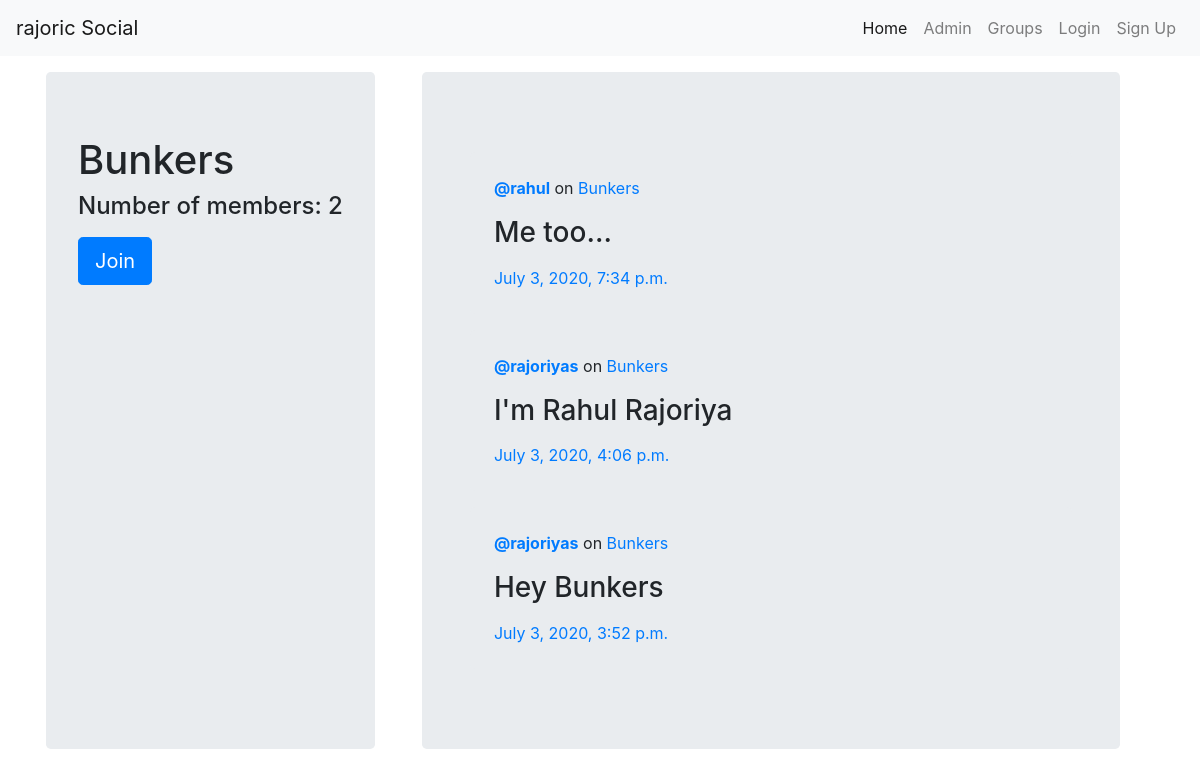
Page /groups/posts/in/bunkers/ on the committed database.
### groups/models.py (models this page shows, shortened)
class Group(models.Model):
    name = models.CharField(max_length=256, unique=True)
    slug = models.SlugField(allow_unicode=True, unique=True)
    description = models.TextField(blank=True, default='')
    description_html = models.TextField(editable=False, default='', blank=True)
    members = models.ManyToManyField(User, through='GroupMember')

### posts/models.py (models this page shows, shortened)
class Post(models.Model):
    user = models.ForeignKey(User, related_name='posts', on_delete=models.CASCADE)
    created_at = models.DateTimeField(auto_now=True)
    message = models.TextField()
    message_html = models.TextField(editable=False)
    group = models.ForeignKey(Group, related_name='posts', null=True, blank=True, on_delete=models.CASCADE)
    class Meta():
        ordering = ['-created_at']
        unique_together = ['user', 'message']

### groups/views.py (the view)
# urls.py: path('posts/in/<slug>/', views.SingleGroup.as_view(), name='single'),
class SingleGroup(generic.DetailView):
    model = Group

### groups/templates/groups/group_detail.html
{% extends 'groups/group_base.html' %}
  {% block pregroup %}
    <div class="jumbotron m-3">
      <h1>{{ group.name }}</h1>
      <h4>Number of members: {{ group.members.count }}</h4>
      <div class="content mt-3">
        {% if user in group.members.all %}
          <a href="{% url 'groups:leave' slug=group.slug %}" class="btn btn-lg btn-fill btn-warning" >Leave</a>
        {% else %}
          <a href="{% url 'groups:join' slug=group.slug %}" class="btn btn-lg btn-primary" >Join</a>
        {% endif %}
      </div>
    </div>
  {% endblock %}
  {% block group_content %}
    <div class="col-md-8">
      <div class="jumbotron m-3">
        {% if group.posts.count == 0 %}
          <h2>No post in this group yet!</h2>
        {% else %}
          {% for post in group.posts.all %}
            {% include 'posts/_post.html' %}
          {% endfor %}
        {% endif %}
      </div>
    </div>
  {% endblock %}

### posts/templates/posts/_post.html (shortened to what this page needs)
<div class="post media jumbotron m-3 p-4">
  <div class="media-body">
    <p><a href="{% url 'posts:for_user' username=post.user.username %}"><strong>@{{ post.user.username }}</strong></a> on <a href="{% url 'groups:single' slug=post.group.slug %}">{{ post.group.name }}</a></p>
    <h3 class='media-heading'>{{ post.message_html|safe }}</h3>
    <time class='time float-left'>
      <a href="{% url 'posts:single' username=post.user.username pk=post.pk %}">{{ post.created_at }}</a>
    </time>
  </div>
</div>

### rows in the picture
Group: name "Bunkers", members.count "2"
Post: user.username "rahul", group.name "Bunkers", message_html "Me too...", created_at "July 3, 2020, 7:34 p.m."
Post: user.username "rajoriyas", group.name "Bunkers", message_html "I'm Rahul Rajoriya", created_at "July 3, 2020, 4:06 p.m."
Post: user.username "rajoriyas", group.name "Bunkers", message_html "Hey Bunkers", created_at "July 3, 2020, 3:52 p.m."
